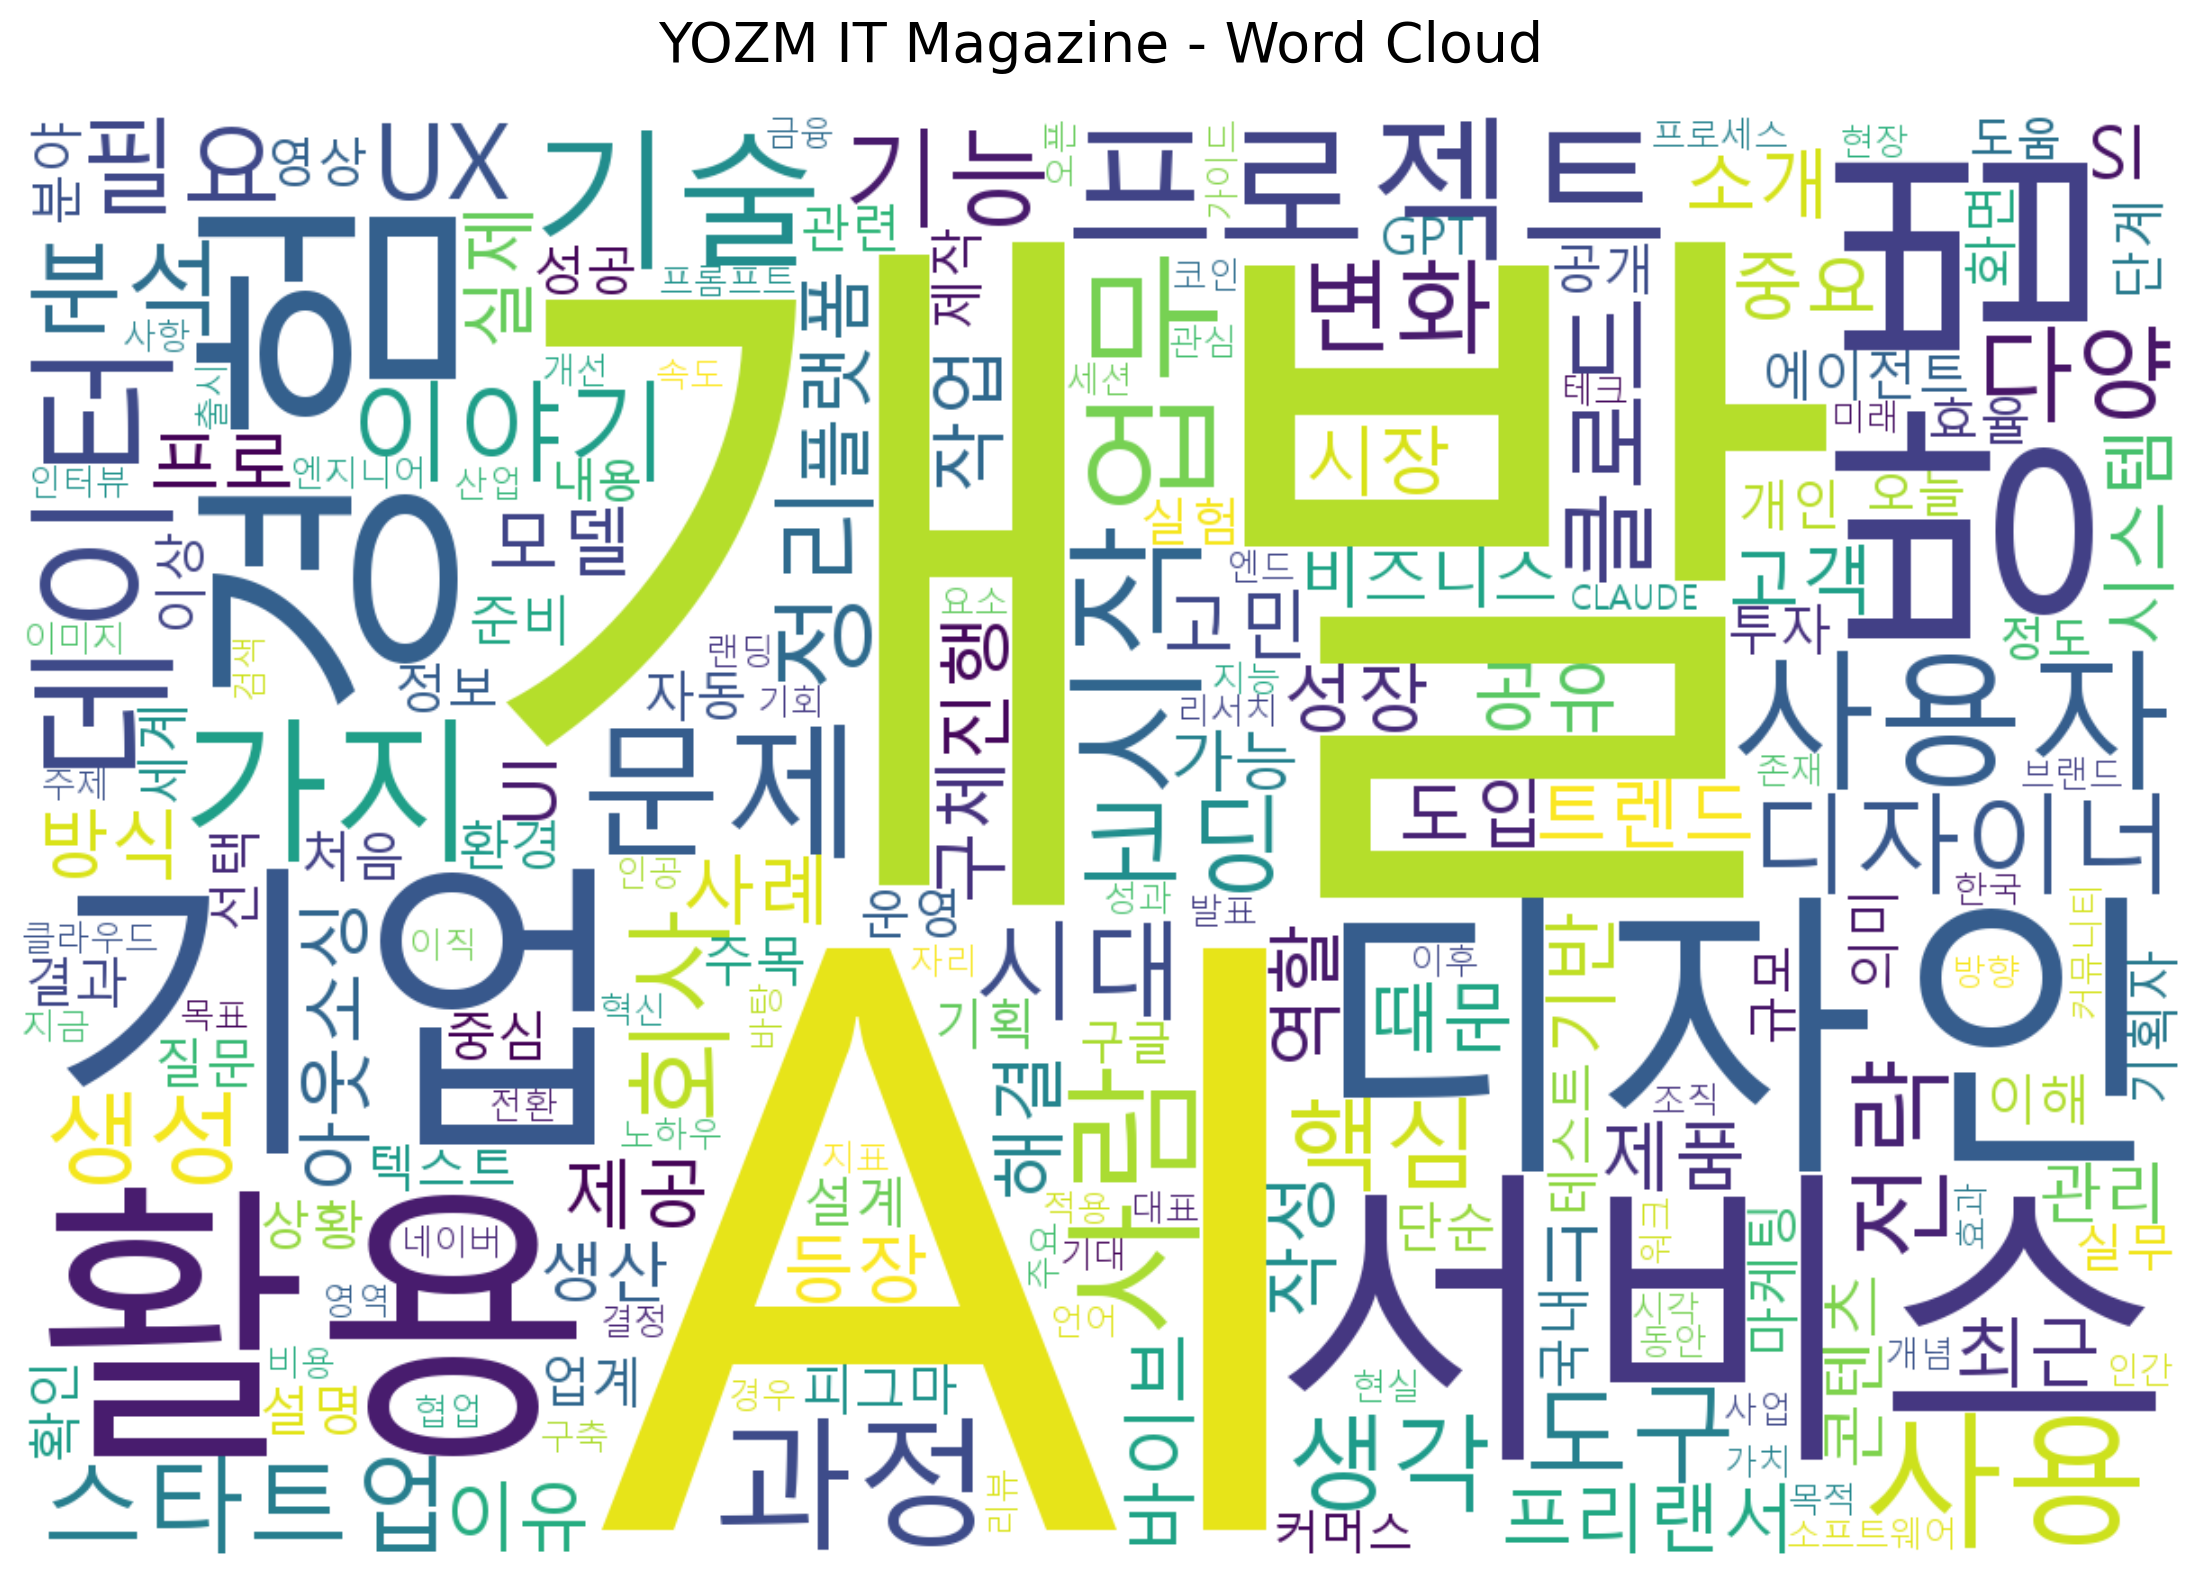

Generate this figure with Python:
from selenium import webdriver
from selenium.webdriver.chrome.options import Options
from bs4 import BeautifulSoup
import time
import pandas as pd
from datetime import datetime
import re
from collections import Counter
from kiwipiepy import Kiwi
from wordcloud import WordCloud
import matplotlib.pyplot as plt

BASE = "https://yozm.wishket.com"

def clean_kor(text):
    # 한글/영문/숫자 + 공백만 허용
    text = re.sub(r"[^가-힣A-Za-z0-9\s]", " ", text)
    text = re.sub(r"\s+", " ", text)
    return text.strip()

# Kiwi 형태소 분석기 초기화
kiwi = Kiwi()
stopwords = set([
    "하다", "되다", "있다", "같다", "보다", "이것", "저것", "그리고", "그러나",
    "개발자", "시간", "코드", "분전", "일전", "요즘", "올해", "인기", "댓글", "이번"
])

def get_nouns(text):
    # 1) 한국어 명사 추출 (Kiwi)
    tokens = kiwi.tokenize(text)
    korean_nouns = [token.form for token in tokens if token.tag.startswith("NN")]
    korean_nouns = [n for n in korean_nouns if len(n) > 1 and n not in stopwords]

    # 2) 영어 단어 추출 (2글자 이상)
    english_words = re.findall(r'\b[A-Za-z]{2,}\b', text)
    english_stopwords = set([
        'the', 'is', 'are', 'was', 'were', 'of', 'to', 'and', 'in', 'on', 'at',
        'show', 'gn', 'for', 'with', 'that', 'this', 'from', 'by'
    ])
    english_words = [w.upper() for w in english_words if w.lower() not in english_stopwords]

    # 3) 합치기
    return korean_nouns + english_words

def get_driver():
    chrome_options = Options()
    chrome_options.add_argument("--headless")
    chrome_options.add_argument("--no-sandbox")
    chrome_options.add_argument("--disable-dev-shm-usage")
    chrome_options.add_argument(
        "user-agent=Mozilla/5.0 (Windows NT 10.0; Win64; x64) "
        "AppleWebKit/537.36 (KHTML, like Gecko) Chrome/120.0.0.0 Safari/537.36"
    )
    driver = webdriver.Chrome(options=chrome_options)
    return driver

def get_yozm_articles(driver, category, page=1):
    # 카테고리별 리스트 페이지
    url = f"{BASE}/magazine/list/{category}/?page={page}"
    driver.get(url)
    time.sleep(1)

    soup = BeautifulSoup(driver.page_source, "html.parser")
    articles = []
    seen = set()  # 중복 방지

    # 각 글의 상세 페이지 링크: /magazine/detail/숫자/ 형식
    for a in soup.select('a[href*="/magazine/detail/"]'):
        href = a.get('href', '')
        if not href:
            continue
        
        # 전체 URL 생성
        full_url = BASE + href if href.startswith('/') else href
        
        # 중복 체크
        if full_url in seen:
            continue
        
        text = a.get_text(" ", strip=True)
        # 카드 안의 제목은 보통 꽤 길기 때문에, 너무 짧은 텍스트는 제외
        if text and len(text) > 10:
            articles.append({
                'category': category,
                'title': text,
                'url': full_url
            })
            seen.add(full_url)

    return articles

if __name__ == "__main__":
    driver = get_driver()
    
    # 크롤링할 카테고리 목록
    categories = ['develop', 'ai', 'itservice', 'plan', 'design', 'business']
    
    try:
        all_articles = []
        max_pages = 10  # 각 카테고리당 크롤링할 페이지 수
        
        for category in categories:
            print(f"\n{'='*50}")
            print(f"[{category.upper()}] 카테고리 크롤링 시작")
            print(f"{'='*50}")
            
            for p in range(1, max_pages + 1):
                print(f"  페이지 {p} 크롤링 중...")
                articles = get_yozm_articles(driver, category, page=p)
                print(f"  - {len(articles)}개 기사 수집")
                
                if not articles:
                    print(f"  [{category}] 더 이상 기사가 없습니다.")
                    break
                
                all_articles.extend(articles)
                time.sleep(1)  # 서버 부하 방지
            
            print(f"[{category.upper()}] 완료")

        print(f"\n{'='*50}")
        print(f"총 {len(all_articles)}개 기사 수집 완료")
        print(f"{'='*50}")
        
        # DataFrame 생성
        df = pd.DataFrame(all_articles)
        
        # 카테고리별 통계
        print("\n카테고리별 기사 수:")
        print(df['category'].value_counts())
        
        # CSV 파일로 저장 (현재 스크립트와 같은 디렉터리)
        import os
        timestamp = datetime.now().strftime("%Y%m%d_%H%M%S")
        script_dir = os.path.dirname(os.path.abspath(__file__))
        filename = os.path.join(script_dir, f"yozm_articles_{timestamp}.csv")
        df.to_csv(filename, index=False, encoding='utf-8-sig')
        
        print(f"\n'{filename}' 파일로 저장되었습니다.")
        print(f"\n처음 10개 기사:")
        print(df.head(10))
        
        # 워드클라우드 생성
        print(f"\n{'='*50}")
        print("워드클라우드 생성 중...")
        print(f"{'='*50}")
        
        # 모든 제목 텍스트 합치기
        all_text = " ".join(df['title'].astype(str).tolist())
        print(f"총 텍스트 길이: {len(all_text)}자")
        
        # 전처리 + 명사 추출
        cleaned = clean_kor(all_text)
        print(f"전처리 후 텍스트 길이: {len(cleaned)}자")
        
        tokens = get_nouns(cleaned)
        print(f"추출된 명사 개수: {len(tokens)}개")
        
        freq = Counter(tokens)
        print(f"고유 단어 수: {len(freq)}개")
        
        if freq:
            print(f"\n상위 20개 단어:")
            for word, count in freq.most_common(20):
                print(f"  {word}: {count}번")
            
            # 워드클라우드 생성
            wc = WordCloud(
                font_path="C:/Windows/Fonts/malgun.ttf",
                width=1200,
                height=800,
                background_color="white",
                colormap="viridis",
                relative_scaling=0.3,
                min_font_size=10
            )
            wc.generate_from_frequencies(freq)
            
            # 이미지 저장
            plt.figure(figsize=(12, 8))
            plt.imshow(wc, interpolation="bilinear")
            plt.axis("off")
            plt.title("YOZM IT Magazine - Word Cloud", fontsize=20, pad=20)
            plt.tight_layout()
            
            wordcloud_file = os.path.join(script_dir, "yzitCrawling.png")
            plt.savefig(wordcloud_file, dpi=200, bbox_inches='tight')
            print(f"\n워드클라우드가 '{wordcloud_file}' 파일로 저장되었습니다.")
            
            plt.show()
        else:
            print("\n단어를 추출할 수 없습니다.")
        
    finally:
        driver.quit()
